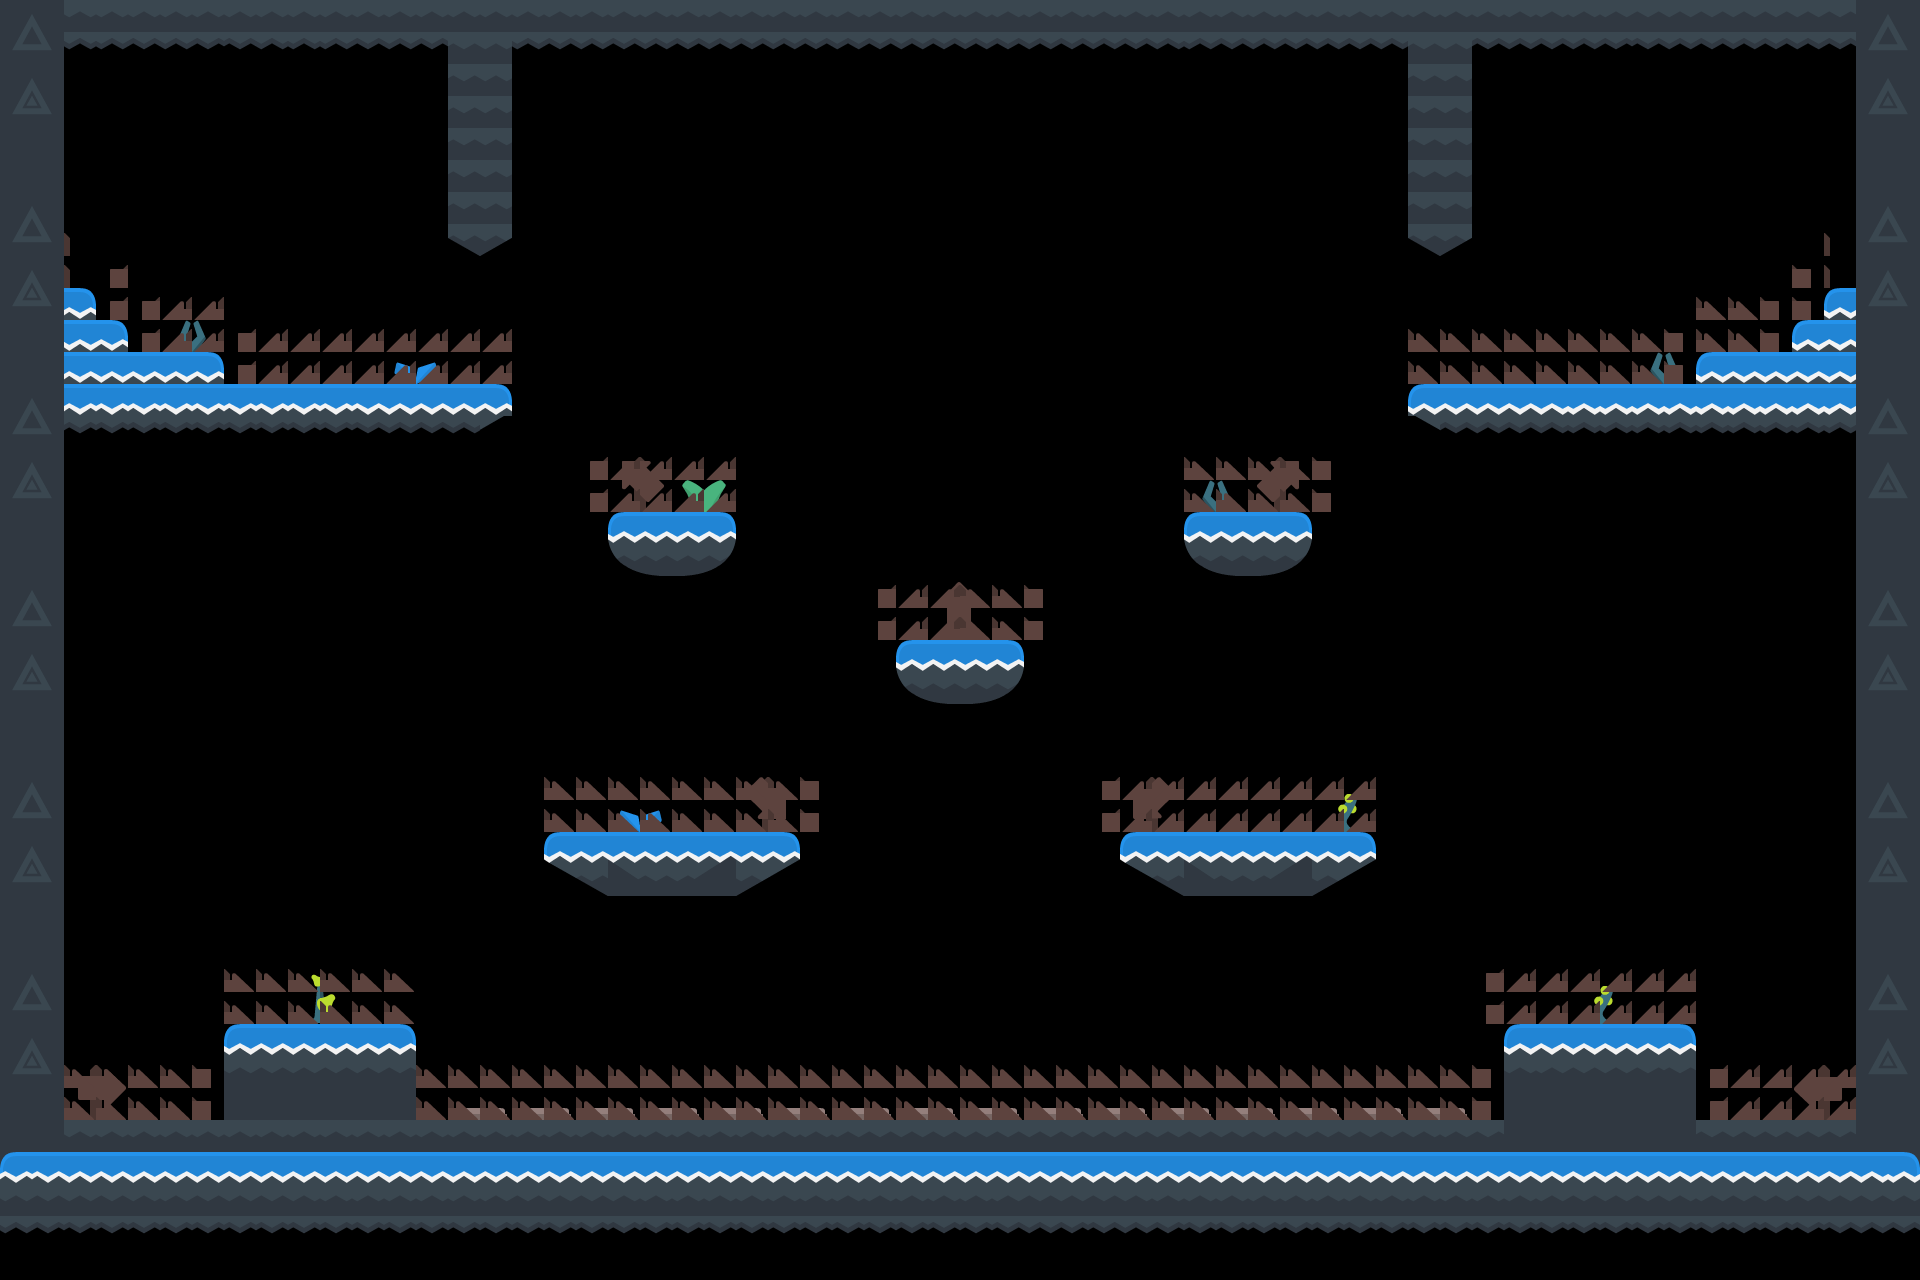

A 2D game scene composited from a Tiled map and its tileset images. What follows is a short description and the map's XML, with each tile layer's data collapsed to a summary:
An orthogonal 60x40 tile map with 32x32 px tiles, 2 tile layers (Escenario, IA subir), 2 hidden layers not drawn and 62 objects (23x platform, 18x trampa, 13x arma, 4x player, 4x esquina).

<map version="1.0" orientation="orthogonal" renderorder="right-down" width="60" height="40" tilewidth="32" tileheight="32" nextobjectid="81">
 <properties>
  <property name="fondo" value="./resources/fondos/fondoCueva.png" />
 </properties>
 <tileset firstgid="1" name="tilesheet_complete" tilewidth="32" tileheight="32" tilecount="1056" columns="44">
  <image source="../sprites/tilesheet.png" width="1408" height="768" />
  <terraintypes>
   <terrain name="Cuesta 135" tile="45" />
   <terrain name="Flotador redondo" tile="102" />
  </terraintypes>
  <tile id="0" terrain=",,,0" />
  <tile id="44" terrain=",0,,0" />
  <tile id="45" terrain="0,0,0,0" />
  <tile id="88" terrain=",0,," />
  <tile id="89" terrain="0,0,," />
  <tile id="90" terrain="0,,," />
  <tile id="309" terrain=",,,0" />
  <tile id="904">
   <animation>
    <frame tileid="904" duration="500" />
    <frame tileid="905" duration="500" />
   </animation>
  </tile>
  <tile id="905">
   <animation>
    <frame tileid="905" duration="500" />
    <frame tileid="904" duration="500" />
   </animation>
  </tile>
  <tile id="908">
   <animation>
    <frame tileid="908" duration="1000" />
    <frame tileid="909" duration="1000" />
   </animation>
  </tile>
  <tile id="909">
   <animation>
    <frame tileid="909" duration="1000" />
    <frame tileid="908" duration="1000" />
   </animation>
  </tile>
 </tileset>
 <objectgroup name="Plataformas" visible="0">
  <object id="1" name="platform" x="0" y="0" width="64" height="1216">
   <properties>
    <property name="roz" value="5" />
   </properties>
  </object>
  <object id="2" name="platform" x="64" y="1120" width="1790" height="96">
   <properties>
    <property name="roz" value="5" />
   </properties>
  </object>
  <object id="3" name="platform" x="1856" y="0" width="64" height="1216">
   <properties>
    <property name="roz" value="5" />
   </properties>
  </object>
  <object id="4" name="platform" x="64" y="0" width="1792" height="50">
   <properties>
    <property name="roz" value="5" />
   </properties>
  </object>
  <object id="6" name="platform" x="448" y="64" width="64" height="184">
   <properties>
    <property name="roz" value="5" />
   </properties>
  </object>
  <object id="7" name="platform" x="1408" y="64" width="62.6667" height="190.666">
   <properties>
    <property name="roz" value="5" />
   </properties>
  </object>
  <object id="8" name="platform" x="1408" y="384" width="445.333" height="54.6667">
   <properties>
    <property name="roz" value="5" />
   </properties>
  </object>
  <object id="9" name="platform" x="1696" y="352" width="160" height="32">
   <properties>
    <property name="roz" value="5" />
   </properties>
  </object>
  <object id="10" name="platform" x="1792" y="319.333" width="64" height="32">
   <properties>
    <property name="roz" value="5" />
   </properties>
  </object>
  <object id="11" name="platform" x="1824" y="288.667" width="32" height="32">
   <properties>
    <property name="roz" value="5" />
   </properties>
  </object>
  <object id="12" name="platform" x="64" y="288" width="32" height="32">
   <properties>
    <property name="roz" value="5" />
   </properties>
  </object>
  <object id="13" name="platform" x="64" y="320" width="64" height="32">
   <properties>
    <property name="roz" value="5" />
   </properties>
  </object>
  <object id="14" name="platform" x="64" y="352" width="160" height="32">
   <properties>
    <property name="roz" value="5" />
   </properties>
  </object>
  <object id="15" name="platform" x="64" y="384.667" width="447.333" height="49.3333">
   <properties>
    <property name="roz" value="5" />
   </properties>
  </object>
  <object id="18" name="platform" x="608" y="512" width="126.667" height="64.6667">
   <properties>
    <property name="roz" value="5" />
   </properties>
  </object>
  <object id="19" name="platform" x="1184" y="512" width="127.333" height="64.6667">
   <properties>
    <property name="roz" value="5" />
   </properties>
  </object>
  <object id="20" name="platform" x="896" y="639.333" width="127.333" height="67.33">
   <properties>
    <property name="roz" value="5" />
   </properties>
  </object>
  <object id="21" name="platform" x="544" y="832" width="256" height="32">
   <properties>
    <property name="roz" value="5" />
   </properties>
  </object>
  <object id="22" name="platform" x="576" y="864" width="192" height="32">
   <properties>
    <property name="roz" value="5" />
   </properties>
  </object>
  <object id="24" name="platform" x="1120.67" y="831.333" width="254" height="33.3333">
   <properties>
    <property name="roz" value="5" />
   </properties>
  </object>
  <object id="25" name="platform" x="1152.67" y="862.667" width="192" height="33.3333">
   <properties>
    <property name="roz" value="5" />
   </properties>
  </object>
  <object id="27" name="platform" x="1504" y="1024" width="192" height="96">
   <properties>
    <property name="roz" value="5" />
   </properties>
  </object>
  <object id="29" name="platform" x="225.333" y="1024" width="189.333" height="96">
   <properties>
    <property name="value" value="5" />
   </properties>
  </object>
 </objectgroup>
 <objectgroup name="Spawn" visible="0">
  <object id="32" name="player" x="640" y="416" width="32" height="32" />
  </objectgroup>
 <layer name="Escenario" width="60" height="40">
  <data>[2400 cells, 767 non-empty, 115 distinct tile ids]</data>
 </layer>
 <layer name="IA bajar" width="60" height="40" visible="0">
  <data>[2400 cells, 224 non-empty, 3 distinct tile ids]</data>
 </layer>
 <layer name="IA misma" width="60" height="40" visible="0">
  <data>[2400 cells, 212 non-empty, 1 distinct tile ids]</data>
 </layer>
 <layer name="IA subir" width="60" height="40">
  <data>[2400 cells, 238 non-empty, 5 distinct tile ids]</data>
 </layer>
</map>
<!-- 38 of 62 objects omitted -->
